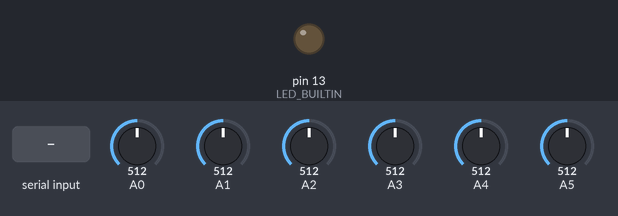
A sketch run on a simulated Arduino Uno, built with avr-gcc and run on an emulated ATmega328P. Shown: output pins drawn as LEDs (lit = HIGH). Inputs (shaded band) come from the test bench; at power-on: A0 = 512, A1 = 512, A2 = 512, A3 = 512, A4 = 512, A5 = 512. What the sketch prints to the serial monitor is not drawn.

Above: at 1.2 s.
1.3 s: "START\n" received over Serial
At 2.0 s:
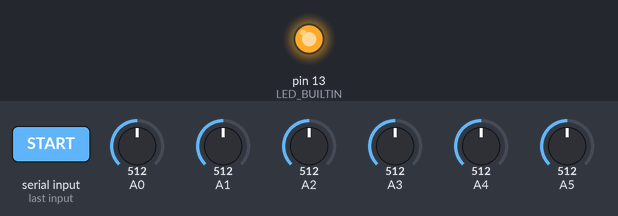
2.8 s: A0 set to 716
4.7 s: A1 set to 716
6.5 s: A2 set to 716
8.2 s: A3 set to 716
10.0 s: A4 set to 716
Timing chart, 0 to 12.9 s (numbered marks = the images above; inputs shaded):
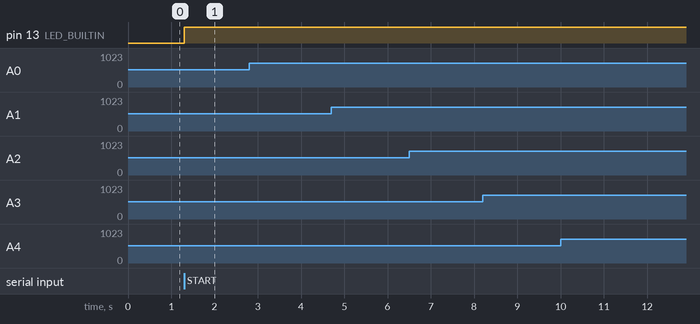

Measured:
- after the input at 1.3 s, pin 13 (LED_BUILTIN): LOW → HIGH at once
- after the input at 2.8 s, every drawn part: stays the same
- after the input at 4.7 s, every drawn part: stays the same
- after the input at 6.5 s, every drawn part: stays the same
- after the input at 8.2 s, every drawn part: stays the same
- after the input at 10.0 s, every drawn part: stays the same

The sketch:

Hackcode.ino
```cpp
// (licence header left out)
#include <Arduino.h>

/**
** Select your board from list below
** Uncomment only your board macro
**/

// #define BOARD_NANO_CLONE
// #define BOARD_MAKER_NANO
// #define BOARD_NANO_CLASSIC
#define BOARD_UNO_R3
// #define BOARD_GENUINO_UNO
// #define BOARD_UNO_CLONE
// #define BOARD_MAKER_UNO
// #define BOARD_MEGA_2560_R3
// #define BOARD_MEGA_2560_CLONE

// Board specific macros
// Do not edit anything!
#if defined(BOARD_UNO_R3)
#define BOARD_NAME "UNO-R3"
#define NUM_CHANNELS 6
#elif defined(BOARD_GENUINO_UNO)
#define BOARD_NAME "GENUINO-UNO"
#define NUM_CHANNELS 6
#elif defined(BOARD_UNO_CLONE) || defined(BOARD_MAKER_UNO)
#define BOARD_NAME "UNO-CLONE"
#define NUM_CHANNELS 6
#elif defined(BOARD_NANO_CLASSIC)
#define BOARD_NAME "NANO-CLASSIC"
#define NUM_CHANNELS 8
#elif defined(BOARD_NANO_CLONE) || defined(BOARD_MAKER_NANO)
#define BOARD_NAME "NANO-CLONE"
#define NUM_CHANNELS 8
#elif defined(BOARD_MEGA_2560_R3)
#define BOARD_NAME "MEGA-2560-R3"
#define NUM_CHANNELS 16
#elif defined(BOARD_MEGA_2560_CLONE)
#define BOARD_NAME "MEGA-2560-CLONE"
#define NUM_CHANNELS 16
#else
#error "Board type not selected, please uncomment your BOARD macro!"
#endif

// Common macros
#define SAMP_RATE 250
#define BAUD_RATE 115200
#define HEADER_LEN 3                                    // Header = SYNC_BYTE_1 + SYNC_BYTE_2 + Counter
#define PACKET_LEN (NUM_CHANNELS * 2 + HEADER_LEN + 1)  // Packet length = Header + Data + END_BYTE
#define SYNC_BYTE_1 0xC7                                // Packet first byte
#define SYNC_BYTE_2 0x7C                                // Packet second byte
#define END_BYTE 0x01                                   // Packet last byte

// defines for setting and clearing register bits
#ifndef cbi
#define cbi(sfr, bit) (_SFR_BYTE(sfr) &= ~_BV(bit))
#endif
#ifndef sbi
#define sbi(sfr, bit) (_SFR_BYTE(sfr) |= _BV(bit))
#endif

// Global constants and variables
uint8_t packetBuffer[PACKET_LEN];  // The transmission packet
uint8_t currentChannel;            // Current channel being sampled
uint16_t adcValue = 0;             // ADC current value
bool timerStatus = false;          // SATUS bit
bool bufferReady = false;          // Buffer ready status bit

bool timerStart() {
  timerStatus = true;
  digitalWrite(LED_BUILTIN, HIGH);
  // Enable Timer1 Compare A interrupt
  return TIMSK1 |= (1 << OCIE1A);
}

bool timerStop() {
  timerStatus = false;
  bufferReady = false;
  digitalWrite(LED_BUILTIN, LOW);
  // Disable Timer1 Compare A interrupt
  return TIMSK1 &= ~(1 << OCIE1A);
}

// ISR for Timer1 Compare A match (called based on the sampling rate)
ISR(TIMER1_COMPA_vect) {
  if (!timerStatus or Serial.available()) {
    timerStop();
    return;
  }

  // Set bufferReady status bit to true
  bufferReady = true;
}

void timerBegin(float sampling_rate) {
  cli();  // Disable global interrupts

  // Set prescaler division factor to 16
  sbi(ADCSRA, ADPS2);  // 1
  cbi(ADCSRA, ADPS1);  // 0
  cbi(ADCSRA, ADPS0);  // 0

  // Calculate OCR1A based on the interval
  // OCR1A = (16MHz / (Prescaler * Desired Time)) - 1
  // Prescaler options: 1, 8, 64, 256, 1024
  unsigned long ocrValue = (16000000 / (8 * sampling_rate)) - 1;

  // Configure Timer1 for CTC mode (Clear Timer on Compare Match)
  TCCR1A = 0;  // Clear control register A
  TCCR1B = 0;  // Clear control register B
  TCNT1 = 0;   // Clear counter value

  // Set the calculated value in OCR1A register
  OCR1A = ocrValue;

  // Set CTC mode (WGM12 bit) and set the prescaler to 8
  TCCR1B |= (1 << WGM12) | (1 << CS11);  // Prescaler = 8

  sei();  // Enable global interrupts
}

void setup() {
  Serial.begin(BAUD_RATE);
  while (!Serial) {
    ;  // Wait for serial port to connect. Needed for native USB
  }

  // Status LED
  pinMode(LED_BUILTIN, OUTPUT);
  digitalWrite(LED_BUILTIN, LOW);

  // Initialize packetBuffer
  packetBuffer[0] = SYNC_BYTE_1;            // Sync 0
  packetBuffer[1] = SYNC_BYTE_2;            // Sync 1
  packetBuffer[2] = 0;                      // Packet counter
  packetBuffer[PACKET_LEN - 1] = END_BYTE;  // End Byte

  // Setup timer
  timerBegin(SAMP_RATE);
}

void loop() {
  // Send data if the buffer is ready and the timer is activ
  if (timerStatus and bufferReady) {

    // ADC value Reading, Converting, and Storing:
    for (currentChannel = 0; currentChannel < NUM_CHANNELS; currentChannel++) {

      // Read ADC input
      adcValue = analogRead(currentChannel);

      // Store current values in packetBuffer to send.
      packetBuffer[((2 * currentChannel) + HEADER_LEN)] = highByte(adcValue);     // Write High Byte
      packetBuffer[((2 * currentChannel) + HEADER_LEN + 1)] = lowByte(adcValue);  // Write Low Byte
    }

    // Increment the packet counter
    packetBuffer[2]++;
    // Send the packetBuffer to the Serial port
    Serial.write(packetBuffer, PACKET_LEN);
    // Reset the bufferReady flag
    bufferReady = false;
  }

  if (Serial.available()) {
    String command = Serial.readStringUntil('\n');
    command.trim();         // Remove extra spaces or newline characters
    command.toUpperCase();  // Normalize to uppercase for case-insensitivity

    if (command == "WHORU")  // Who are you?
    {
      Serial.println(BOARD_NAME);
    } else if (command == "START")  // Start data acquisition
    {
      timerStart();
    } else if (command == "STOP")  // Stop data acquisition
    {
      timerStop();
    } else if (command == "STATUS")  // Get status
    {
      Serial.println(timerStatus ? "RUNNING" : "STOPPED");
    } else {
      Serial.println("UNKNOWN COMMAND");
    }
  }
}
```
